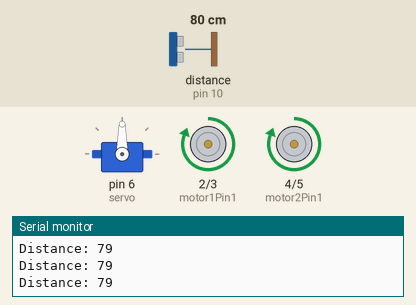
Simulated run of this sketch. Board: Arduino Uno, built with avr-gcc and run on an emulated ATmega328P. On the bench: servo, motor-driver pin pairs drawn as motors (green arrow = first pin HIGH = forward, orange = second pin HIGH = backward, longer = more drive), the last lines printed to the serial monitor. Wiring (inferred from the names in the program): ultrasonic range finder: trigger pin 9; echo pin 10. Inputs (shaded band) come from the test bench; at power-on: distance to the obstacle (sensor on pin 10) 80 cm. The echo pulse lasts 58.3 µs per cm.

Above: at 1.2 s.
1.3 s: distance to the obstacle (sensor on pin 10) set to 24 cm
2.8 s: distance to the obstacle (sensor on pin 10) set to 18 cm
At 3.8 s:
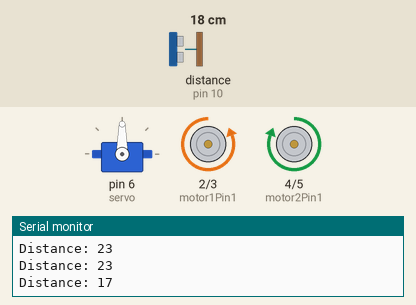
5.8 s: distance to the obstacle (sensor on pin 10) set to 250 cm
At 6.3 s:
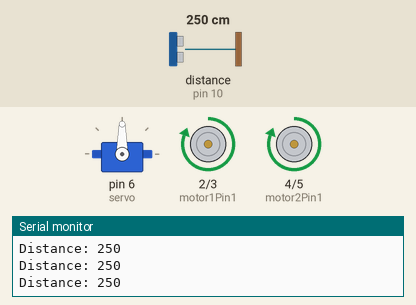
7.3 s: distance to the obstacle (sensor on pin 10) set to 2 cm
At 7.7 s:
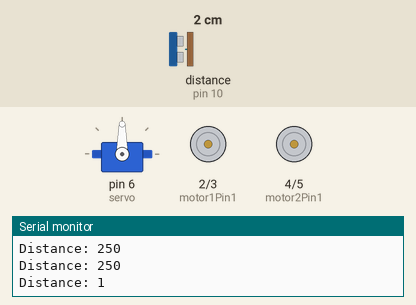
Timing chart, 0 to 11.3 s (numbered marks = the images above; inputs shaded):
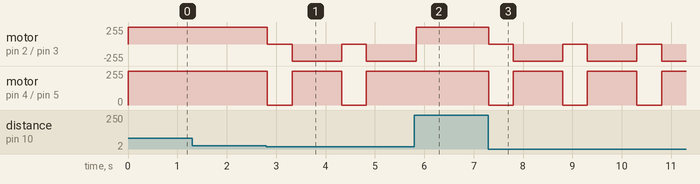

Measured:
- the behaviour switches between 22 and 21 cm on distance to the obstacle (sensor on pin 10) (found by bisection; images 0 and 1)
- after the input at 2.8 s, motor on pin 2 (motor1Pin1) / pin 3 (motor1Pin2): alternates backward 255/255 for 1.0 s and stopped for 0.50 s, starting at once; motor on pin 4 (motor2Pin1) / pin 5 (motor2Pin2): alternates forward 255/255 for 1.0 s and stopped for 0.50 s, starting at once
- after the input at 5.8 s, motor on pin 4 (motor2Pin1) / pin 5 (motor2Pin2): stays forward 255/255 (without the input it goes to stopped after 0.03 s)
- after the input at 7.3 s, motor on pin 2 (motor1Pin1) / pin 3 (motor1Pin2): alternates backward 255/255 for 1.0 s and stopped for 0.50 s, starting at once; motor on pin 4 (motor2Pin1) / pin 5 (motor2Pin2): alternates forward 255/255 for 1.0 s and stopped for 0.50 s, starting at once

The sketch:

Arduino-based_car_control_system.ino
```cpp
#include <Servo.h>

const int trigPin = 9;   // Trigger pin of the ultrasonic sensor
const int echoPin = 10;  // Echo pin of the ultrasonic sensor
const int motor1Pin1 = 2; // Motor 1 control pin 1
const int motor1Pin2 = 3; // Motor 1 control pin 2
const int motor2Pin1 = 4; // Motor 2 control pin 1
const int motor2Pin2 = 5; // Motor 2 control pin 2
Servo servo;

void setup() {
  Serial.begin(9600);
  pinMode(trigPin, OUTPUT);
  pinMode(echoPin, INPUT);
  pinMode(motor1Pin1, OUTPUT);
  pinMode(motor1Pin2, OUTPUT);
  pinMode(motor2Pin1, OUTPUT);
  pinMode(motor2Pin2, OUTPUT);
  servo.attach(6); // Attach the servo to pin 6
}

void moveForward() {
  digitalWrite(motor1Pin1, HIGH);
  digitalWrite(motor1Pin2, LOW);
  digitalWrite(motor2Pin1, HIGH);
  digitalWrite(motor2Pin2, LOW);
}

void turnLeft() {
  digitalWrite(motor1Pin1, LOW);
  digitalWrite(motor1Pin2, HIGH);
  digitalWrite(motor2Pin1, HIGH);
  digitalWrite(motor2Pin2, LOW);
}

void turnRight() {
  digitalWrite(motor1Pin1, HIGH);
  digitalWrite(motor1Pin2, LOW);
  digitalWrite(motor2Pin1, LOW);
  digitalWrite(motor2Pin2, HIGH);
}

void stopMoving() {
  digitalWrite(motor1Pin1, LOW);
  digitalWrite(motor1Pin2, LOW);
  digitalWrite(motor2Pin1, LOW);
  digitalWrite(motor2Pin2, LOW);
}

void loop() {
  long duration, distance;
  digitalWrite(trigPin, LOW);
  delayMicroseconds(2);
  digitalWrite(trigPin, HIGH);
  delayMicroseconds(10);
  digitalWrite(trigPin, LOW);
  duration = pulseIn(echoPin, HIGH);
  distance = (duration / 2) / 29.1;  // Convert the time into distance (cm)

  Serial.print("Distance: ");
  Serial.println(distance);

  if (distance > 20) {
    // Move forward if no obstacle
    moveForward();
  } else {
    // Stop and turn left if obstacle detected
    stopMoving();
    delay(500); // Stop for a moment
    turnLeft();
    delay(1000); // Turn for a certain time
  }
}
```

Hello_OLED.cpp
```cpp
#include <Adafruit_SSD1306.h>

// Define the screen dimensions and OLED reset pin
#define SCREEN_WIDTH 128
#define SCREEN_HEIGHT 64
#define OLED_RESET -1

// Create an instance of the Adafruit SSD1306 display
Adafruit_SSD1306 display(SCREEN_WIDTH, SCREEN_HEIGHT, &Wire, OLED_RESET);

void setup() {
  // Initialize the serial communication for debugging
  Serial.begin(9600);

  // Initialize the OLED display
  if (!display.begin(SSD1306_SWITCHCAPVCC, 0x3C)) {
    Serial.println(F("SSD1306 allocation failed"));
    for(;;);
  }
  display.display(); // Display initialization
  delay(20);

  display.clearDisplay(); // Clear the display
  display.drawPixel(10, 10, WHITE); // Draw a white pixel at (10, 10)
  display.display(); // Show the pixel on the display
  delay(20);

  display.invertDisplay(true); // Invert the display (temporary)
  delay(10);
  display.invertDisplay(false); // Restore normal display
  delay(10);
}

void loop() {
  // Print "Hello" on the OLED display
  display.clearDisplay(); // Clear the display
  display.setTextSize(2); // Set text size
  display.setTextColor(WHITE); // Set text color to white
  display.setCursor(10, 10); // Set the text cursor position
  display.println("Hello"); // Print "Hello" on the display
  display.display(); // Show the text on the display

  // Your other code here (e.g., sensor readings, additional functionality)
}
```

Motion_Sensor.cpp
```cpp
#include <Adafruit_SSD1306.h>

// Define the screen dimensions and OLED reset pin
#define SCREEN_WIDTH 128
#define SCREEN_HEIGHT 64
#define OLED_RESET -1

// Create an instance of the Adafruit SSD1306 display
Adafruit_SSD1306 display(SCREEN_WIDTH, SCREEN_HEIGHT, &Wire, OLED_RESET);

// Define the PIR sensor pin
int pirPin = 2; // You can change this to the pin you've connected your PIR sensor to

void setup() {
  // Initialize the serial communication for debugging
  Serial.begin(9600);

  // Initialize the OLED display
  if (!display.begin(SSD1306_SWITCHCAPVCC, 0x3C)) {
    Serial.println(F("SSD1306 allocation failed"));
    for(;;);
  }
  display.display(); // Display initialization
  delay(20);

  pinMode(pirPin, INPUT); // Set the PIR sensor pin as INPUT

  display.clearDisplay(); // Clear the display
  display.display(); // Show the cleared display
  delay(20);
}

void loop() {
  // Read the state of the PIR sensor
  int pirState = digitalRead(pirPin);

  if (pirState == HIGH) {
    // Motion detected, display a message on the OLED
    display.clearDisplay();
    display.setTextSize(2);
    display.setTextColor(WHITE);
    display.setCursor(10, 10);
    display.println("Motion Detected");
    display.display();
    Serial.println("Motion Detected");
    delay(2000); // Display the message for 2 seconds
  } else {
    // No motion, clear the display
    display.clearDisplay();
    display.display();
  }

  // Your other code here (e.g., additional functionality)
}
```
